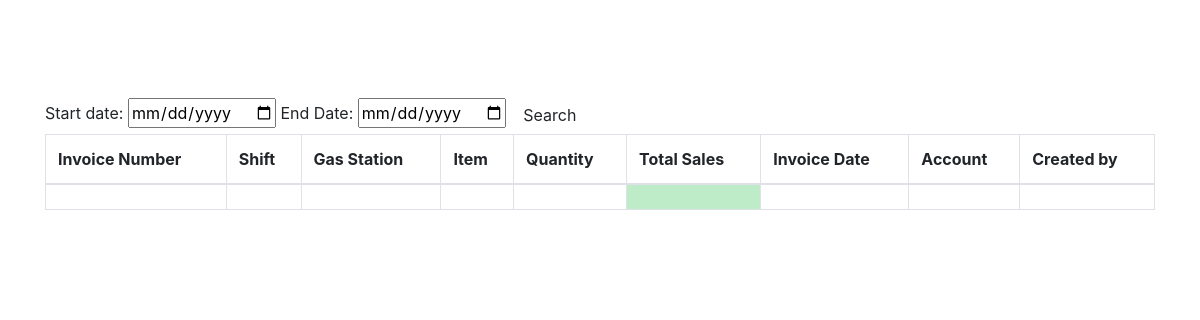
The app's page /sales_report (signed in), older data.
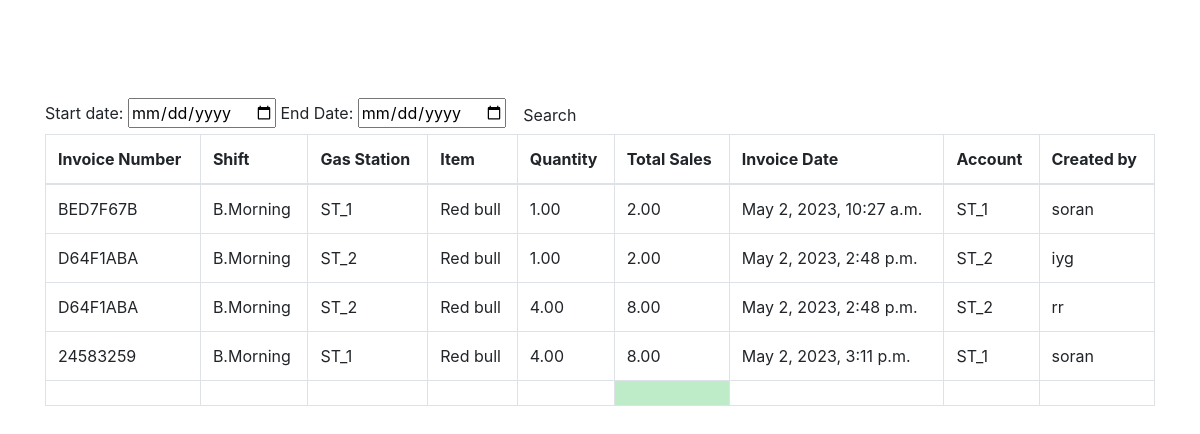
The same page, newer data.
### station/models.py (models this page shows, shortened)
class Sales(models.Model):
    sales_invoice = models.ForeignKey(S_Invoice, on_delete=models.CASCADE, related_name='sales')
    gas_station = models.ForeignKey(GasStation, on_delete=models.CASCADE, related_name='sales')
    item = models.ForeignKey(Item, on_delete=models.CASCADE)
    quantity = models.DecimalField(default=0, max_digits=20, decimal_places=2, validators=[MinValueValidator(1)])
    total_amount = models.DecimalField(max_digits=20, decimal_places=2, default=0, editable=False)
    sale_date = models.DateField(auto_now_add=True)
    note = models.CharField(null=False, verbose_name="Write your name", max_length=50)
    class Meta:
        verbose_name_plural = 'بەشی فروشتن'

class S_Invoice(models.Model):
    invoice_number = models.CharField(max_length=8, unique=True, editable=False)
    shift = models.CharField(max_length=20, blank=True, null=True)
    sale_invoice_date = models.DateTimeField(verbose_name='Invoice Date', auto_now_add=True)
    def get_station_numbers(self):
        station_numbers = [sale.gas_station.station for sale in self.sales.all()]
        print(f"station_numbers: {station_numbers}")
        station_numbers = list(set(station_numbers))
        print(f"station_numbers (unique): {station_numbers}")
        station_numbers = [str(station) for station in station_numbers]
        print(f"station_numbers (as strings): {station_numbers}")
        return ", ".join(station_numbers)
    get_station_numbers.short_description = "Station Numbers"
    class Meta:
        verbose_name_plural = 'بفرۆشە'

class GasStation(models.Model):
    user = models.ManyToManyField(User)
    station = models.ForeignKey(station, on_delete=models.CASCADE)
    address = models.CharField(max_length=255)
    city = models.CharField(max_length=255)
    state = models.CharField(max_length=2)
    zip_code = models.CharField(max_length=10)
    def __str__(self):
        return str(self.station)
    class Meta:
        verbose_name_plural = 'وێستگەو بەكارهێنەرەكان'

class station(models.Model):
    name = models.CharField(max_length=255)
    def __str__(self):
        return self.name
    class Meta:
        verbose_name_plural = 'وێستگەكان'

class Item(models.Model):
    name = models.CharField(max_length=255)
    price = models.PositiveIntegerField(default=1)
    set_property = models.PositiveIntegerField(default=1)
    production_date = models.DateField()
    expire_date = models.DateField()
    class Meta:
        verbose_name_plural = 'مواد'

### station/views.py (the view)
# urls.py: path('sales_report', views.sales_report, name="sales_report"),
@login_required()
def sales_report(request):
    if request.user.groups.filter(
            name__in=['Admin', 'Finance', 'Marketing']).exists() or request.user.is_superuser:
        s_reports = Sales.objects.select_related()
        myFilter = Sales_Filter(request.GET, queryset=s_reports)
        s_reports = myFilter.qs
        context = {'s_reports': s_reports, 'myFilter': myFilter}
        return render(request, 'station/reports/sales_report.html', context)
    else:
        message = "You do not have permission to access this page."
        return render(request, 'station/reports/permission_denied.html', {'message': message})

### station/templates/station/reports/sales_report.html (shortened to what this page needs)
{% extends 'station/base.html' %}
{% block content %}
    <form class="form-a">
        Start date: <input type="date" value={{ myFilter.form.max_date }}</input>
        End Date: <input type="date" value={{ myFilter.form.min_date }}</input>
        <button type="submit" class="btn btn-b">Search</button>
    </form>
    <table class="table table-bordered" id="sale">
        <thead>
        <tr>
            <th>Invoice Number</th>
            <th>Shift</th>
            <th>Gas Station</th>
            <th>Item</th>
            <th>Quantity</th>
            <th>Total Sales</th>
            <th>Invoice Date</th>
            <th>Account</th>
            <th>Created by</th>
        </tr>
        </thead>
        <tbody>
        {% for i in s_reports %}
            <tr>
                <td>{{ i.sales_invoice.invoice_number }}</td>
                <td>{{ i.sales_invoice.shift }}</td>
                <td>{{ i.gas_station }}</td>
                <td>{{ i.item.name }}</td>
                <td>{{ i.quantity }}</td>
                <td>{{ i.total_amount }}</td>
                <td>{{ i.sales_invoice.sale_invoice_date }}</td>
                <td>{{ i.gas_station.station }}</td>
                <td>{{ i.note }}</td>
            </tr>
        {% endfor %}
        </tbody>
        <tfoot>
        <th></th>
        <th></th>
        <th></th>
        <th></th>
        <th></th>
        <th style="background-color: #beecc8"></th>
        <th></th>
        <th></th>
        <th></th>
        </tfoot>
    </table>
{% endblock %}

### station/templates/station/base.html (shortened to what this page needs)
<!doctype html>
<html lang="en">
<head>
    <link rel="stylesheet" href="https://cdn.jsdelivr.net/npm/bootstrap@4.3.1/dist/css/bootstrap.min.css"
>
</head>
<body>
<br>
<br><br><br>
<div class="container">
    {% block content %}
    {% endblock %}
</div>
<link rel="stylesheet" type="text/css" href="https://cdn.datatables.net/1.11.5/css/jquery.dataTables.css">
</body>
</html>

### station/templates/station/reports/sales_report.html (style rules this page uses)
table, th, td { border: 0.5px solid; }

Row changes from the older to the newer data that the page shows:
added Sales: sales_invoice.invoice_number "BED7F67B", sales_invoice.shift "B.Morning", gas_station "ST_1", item.name "Red bull", quantity "1.00", total_amount "2.00", sales_invoice.sale_invoice_date "May 2, 2023, 10:27 a.m.", gas_station.station "ST_1", note "soran"
added Sales: sales_invoice.invoice_number "D64F1ABA", sales_invoice.shift "B.Morning", gas_station "ST_2", item.name "Red bull", quantity "1.00", total_amount "2.00", sales_invoice.sale_invoice_date "May 2, 2023, 2:48 p.m.", gas_station.station "ST_2", note "iyg"
added Sales: sales_invoice.invoice_number "D64F1ABA", sales_invoice.shift "B.Morning", gas_station "ST_2", item.name "Red bull", quantity "4.00", total_amount "8.00", sales_invoice.sale_invoice_date "May 2, 2023, 2:48 p.m.", gas_station.station "ST_2", note "rr"
added Sales: sales_invoice.invoice_number "24583259", sales_invoice.shift "B.Morning", gas_station "ST_1", item.name "Red bull", quantity "4.00", total_amount "8.00", sales_invoice.sale_invoice_date "May 2, 2023, 3:11 p.m.", gas_station.station "ST_1", note "soran"
